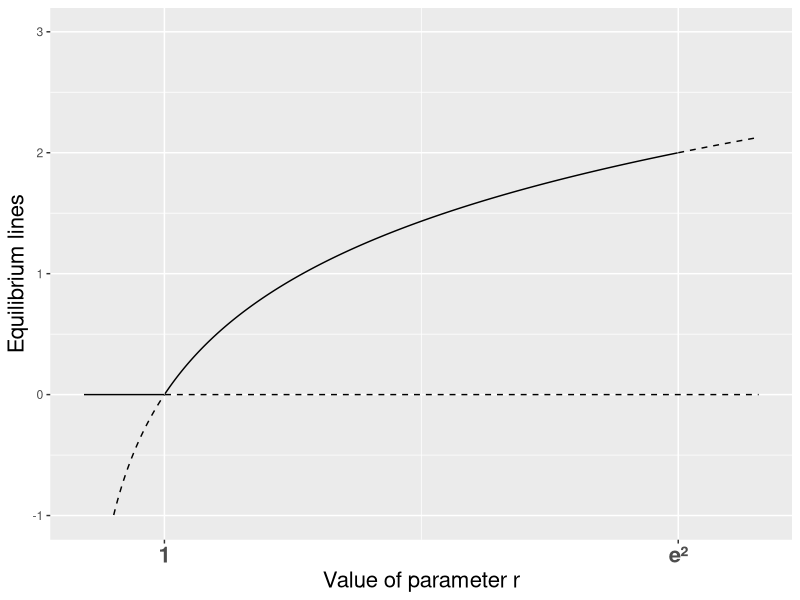

Recreate this plot in R.
library(ggplot2)
xs = seq(from=0, to=exp(2)+1, length.out=1000)
eq1 = rep(0, 1000)
eq1.bold = eq1[xs < 1]
eq1.dashed = eq1[xs > 1]
eq2 = log(xs)
eq2.bold = eq2[xs > 1 & xs < exp(2)]
eq2.dashed1 = eq2[xs < 1]
eq2.dashed2 = eq2[ xs > exp(2)]
dataset1 = data.frame(xs=xs[xs < 1], eq1.bold=eq1.bold)
dataset2 = data.frame(xs=xs[xs > 1], eq1.dashed=eq1.dashed)
dataset3 = data.frame(xs=xs[xs > 1 & xs < exp(2)], eq2.bold=eq2.bold)
dataset4 = data.frame(xs=xs[xs < 1], eq2.dashed1=eq2.dashed1)
dataset5 = data.frame(xs=xs[xs > exp(2)], eq2.dashed2=eq2.dashed2)
ggplot(data=dataset1, aes(x=xs, y=eq1.bold)) + geom_line() +
  geom_line(data=dataset2, aes(x=xs, y=eq1.dashed), linetype="dashed") +
  geom_line(data=dataset3, aes(x=xs, y=eq2.bold)) +
  geom_line(data=dataset4, aes(x=xs, y=eq2.dashed1), linetype="dashed") +
  geom_line(data=dataset5, aes(x=xs, y=eq2.dashed2), linetype="dashed") + 
  ylim(-1, 3) + ylab("Equilibrium lines") + xlab("Value of parameter r") + 
  scale_x_continuous(breaks=c(1, exp(2)), labels=c("1", "e²")) + 
  theme(axis.text.x=element_text(face="bold", size=16), axis.title=element_text(size=16))

